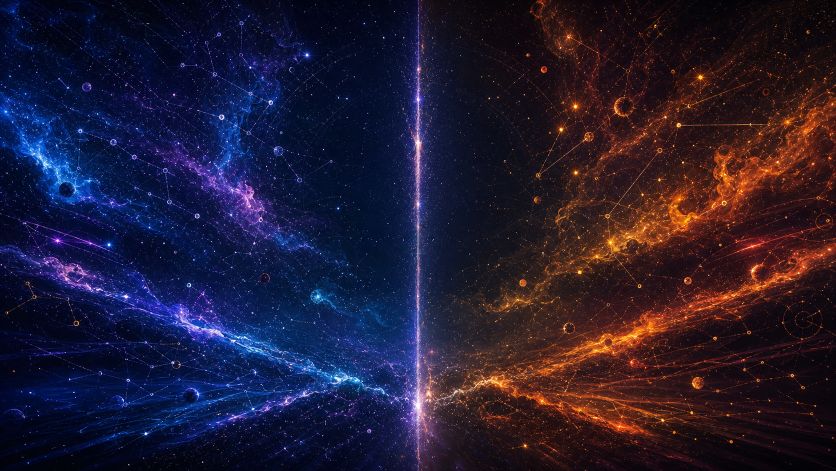
#> input picture itch-assets/constellore-cosmic-gate-v1-source.png, 1672 x 941 px (shown at 1/2 size)
$ python build-cosmetic-art.py --home-source ../itch-assets/constellore-cosmic-gate-v1-source.png --gate-source ../itch-assets/constellore-cosmic-gate-v2-source.png --output out.png
#> lines starting #> are read from the running program, lines starting #| are printed output that depends on the picture
#!/usr/bin/env python3
"""Build responsive, on-demand cosmetic scene packs from approved PNG masters."""

from __future__ import annotations

import argparse
from pathlib import Path

from PIL import Image, ImageOps


VARIANTS = {
    "home-sm.webp": ((960, 1280), 67),
    "home-md.webp": ((1920, 1080), 70),
    "home-lg.webp": ((2560, 1440), 76),
    "gate-sm.webp": ((1080, 1920), 72),
    "gate-md.webp": ((1920, 1080), 74),
    "gate-lg.webp": ((2560, 1440), 76),
}


def build_variant(
    source: Image.Image,
    size: tuple[int, int],
    quality: int,
    output: Path,
    *,
    centering: tuple[float, float] = (0.5, 0.5),
    resampling: Image.Resampling = Image.Resampling.LANCZOS,
) -> None:
    rendered = ImageOps.fit(
        source,
        size,
        method=resampling,
        centering=centering,
    )
    rendered.save(
        output,
        format="WEBP",
        quality=quality,
        method=6,
        exact=True,
        exif=b"",
        xmp=b"",
    )


def main() -> None:
    parser = argparse.ArgumentParser()
    parser.add_argument("--home-source", required=True, type=Path)
    parser.add_argument("--home-portrait-source", type=Path)
    parser.add_argument(
        "--home-portrait-center-y",
        type=float,
        default=0.5,
        help="Vertical crop focus for an optional portrait Home master (0=top, 1=bottom).",
    )
    parser.add_argument(
        "--home-portrait-quality-offset",
        type=int,
        default=0,
        help="Fine-tune only the mobile Home WebP quality for unusually detailed portrait art.",
    )
    parser.add_argument("--gate-source", required=True, type=Path)
    parser.add_argument("--gate-portrait-source", type=Path)
    parser.add_argument(
        "--gate-portrait-center-y",
        type=float,
        default=0.5,
        help="Vertical crop focus for an optional portrait Gate master (0=top, 1=bottom).",
    )
    parser.add_argument(
        "--gate-landscape-quality-offset",
        type=int,
        default=0,
        help="Fine-tune only the desktop Gate WebP quality for unusually detailed landscape art.",
    )
    parser.add_argument(
        "--quality-offset",
        type=int,
        default=0,
        help="Adjust every WebP quality value for unusually simple or detailed source art.",
    )
    parser.add_argument(
        "--pixelated",
        action="store_true",
        help="Resize with nearest-neighbor sampling to preserve deliberate pixel-art edges.",
    )
    parser.add_argument("--output", required=True, type=Path)
    args = parser.parse_args()
    if not 0.0 <= args.home_portrait_center_y <= 1.0:
        parser.error("--home-portrait-center-y must be between 0 and 1.")
    if not 0.0 <= args.gate_portrait_center_y <= 1.0:
        parser.error("--gate-portrait-center-y must be between 0 and 1.")
    if not -30 <= args.quality_offset <= 15:
        parser.error("--quality-offset must be between -30 and 15.")
    if not -30 <= args.home_portrait_quality_offset <= 15:
        parser.error("--home-portrait-quality-offset must be between -30 and 15.")
    if not -30 <= args.gate_landscape_quality_offset <= 15:
        parser.error("--gate-landscape-quality-offset must be between -30 and 15.")

    def adjusted_quality(quality: int, local_offset: int = 0) -> int:
        return max(35, min(90, quality + args.quality_offset + local_offset))

    resampling = Image.Resampling.NEAREST if args.pixelated else Image.Resampling.LANCZOS

    args.output.mkdir(parents=True, exist_ok=True)
    with Image.open(args.home_source) as home_image:
#> home_image is the input picture: PIL image 1672x941 RGB; mean R, G, B 34.7, 27.2, 50.5
        home = home_image.convert("RGB")
        for filename, (size, quality) in VARIANTS.items():
            if not filename.startswith("home-") or (
                filename == "home-sm.webp" and args.home_portrait_source
            ):
                continue
            build_variant(
                home,
                size,
                adjusted_quality(quality),
                args.output / filename,
                resampling=resampling,
            )
#> this loop made 6 passes
#> pass 1, in build_variant, `rendered = ImageOps.fit( source, size, method=resampling, centering=ce..`:
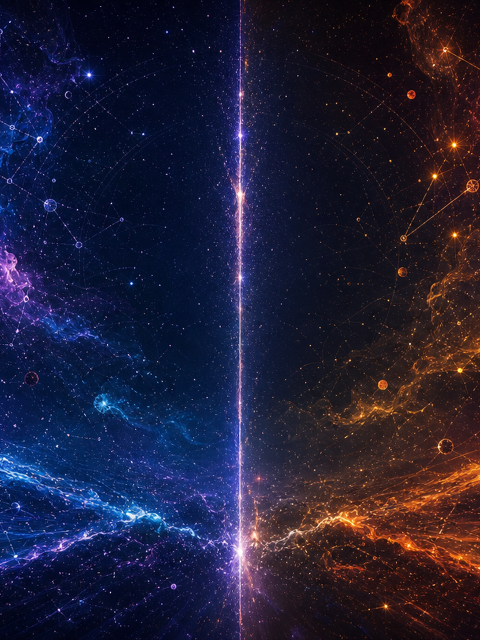
#> rendered: PIL image 960x1280 RGB (shown at 1/2 size); mean R, G, B 32.7, 30.7, 55.8

    if args.home_portrait_source:
        with Image.open(args.home_portrait_source) as portrait_image:
            portrait = portrait_image.convert("RGB")
            size, quality = VARIANTS["home-sm.webp"]
            build_variant(
                portrait,
                size,
                adjusted_quality(quality, args.home_portrait_quality_offset),
                args.output / "home-sm.webp",
                centering=(0.5, args.home_portrait_center_y),
                resampling=resampling,
            )

    with Image.open(args.gate_source) as gate_image:
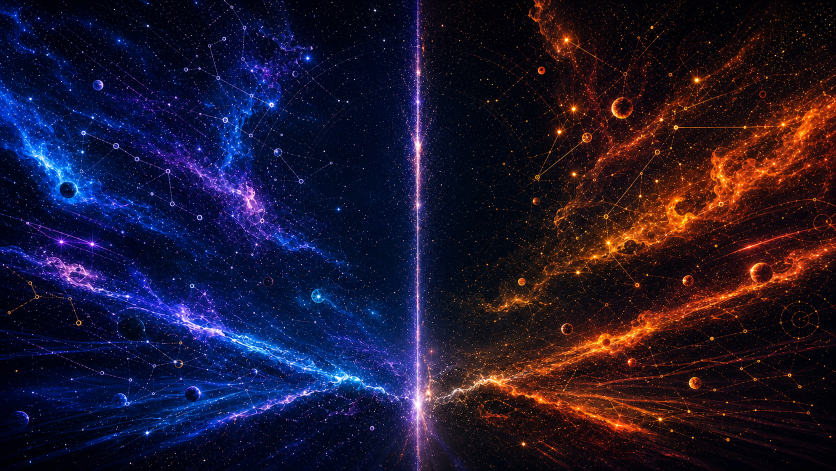
#> input picture itch-assets/constellore-cosmic-gate-v2-source.png, 1672 x 941 px (shown at 1/2 size)
#> gate_image is the input picture: PIL image 1672x941 RGB; mean R, G, B 30.1, 22.6, 47
        gate = gate_image.convert("RGB")
        for filename, (size, quality) in VARIANTS.items():
            if not filename.startswith("gate-") or (
                filename == "gate-sm.webp" and args.gate_portrait_source
            ):
                continue
            build_variant(
                gate,
                size,
                adjusted_quality(quality, args.gate_landscape_quality_offset),
                args.output / filename,
                resampling=resampling,
            )

    if args.gate_portrait_source:
        with Image.open(args.gate_portrait_source) as portrait_image:
            portrait = portrait_image.convert("RGB")
            size, quality = VARIANTS["gate-sm.webp"]
            build_variant(
                portrait,
                size,
                adjusted_quality(quality),
                args.output / "gate-sm.webp",
                centering=(0.5, args.gate_portrait_center_y),
                resampling=resampling,
            )

    for filename, (expected_size, _) in VARIANTS.items():
        output = args.output / filename
        with Image.open(output) as rendered:
            if rendered.size != expected_size or rendered.format != "WEBP":
                raise RuntimeError(
                    f"{output} is {rendered.size}/{rendered.format}; "
                    f"expected {expected_size}/WEBP"
                )
#> (the run stopped early here; a loop or call above may not have finished)
